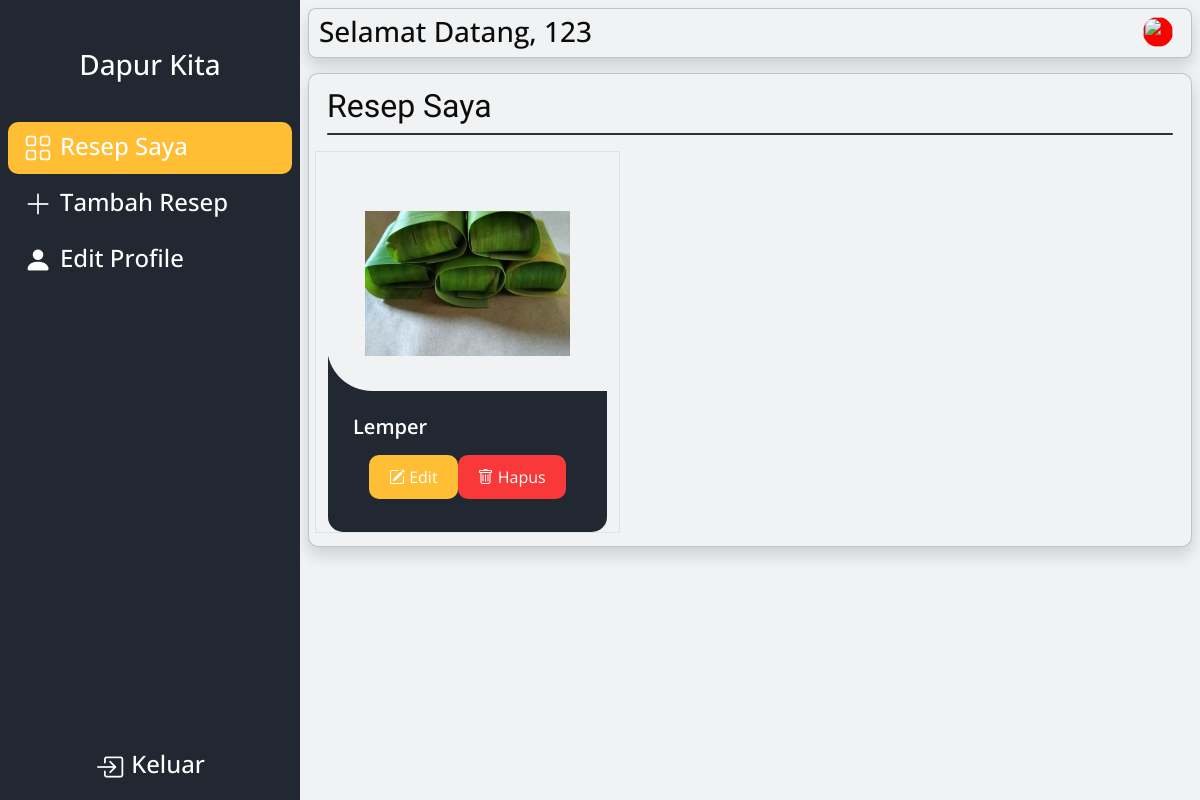
Page /dashboard.php (signed in) on the earlier database version.
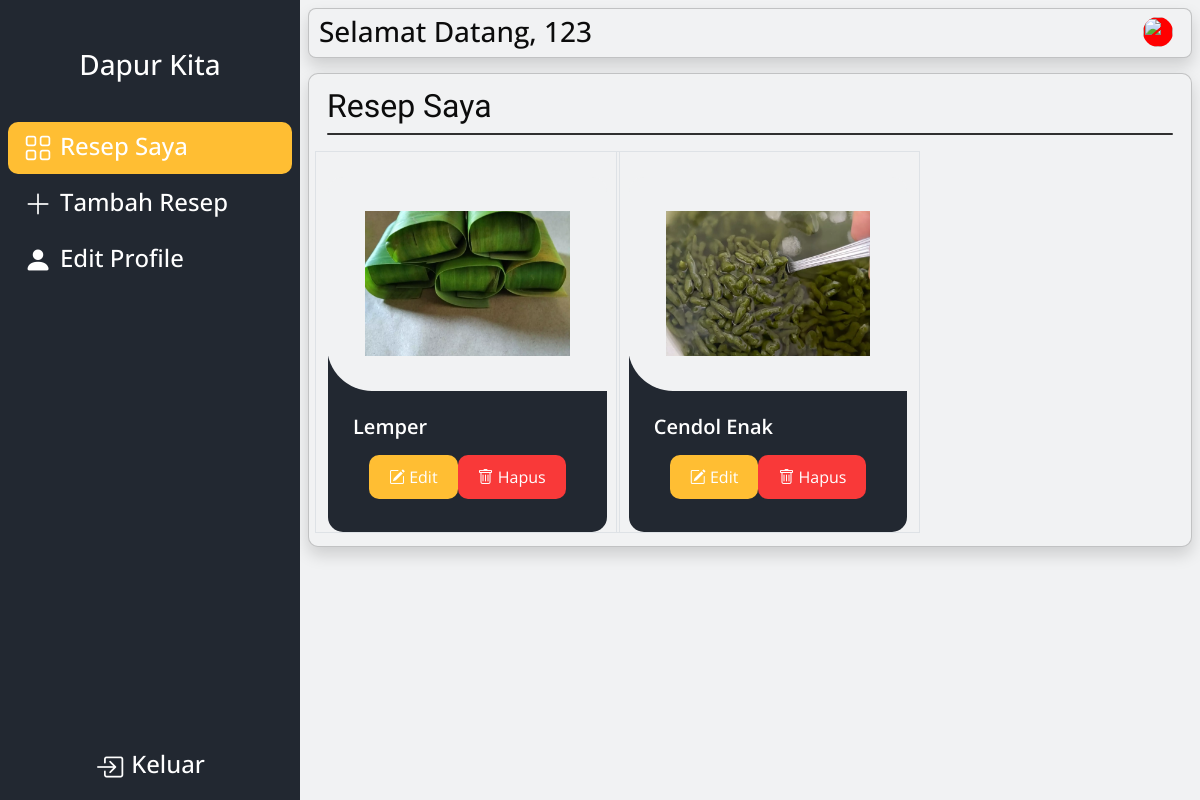
Same page on the later database version.
### tables this page shows
CREATE TABLE `resep` (
  `id_resep` int(11) NOT NULL,
  `judul` varchar(255) NOT NULL,
  `deskripsi` text NOT NULL,
  `bahan_bahan` text NOT NULL,
  `cara_pembuatan` text NOT NULL,
  `tgl_pembuatan` date NOT NULL DEFAULT current_timestamp(),
  `foto` varchar(255) NOT NULL,
  `id_user` int(11) NOT NULL
);

### dashboard.php (the view, shortened to what this page needs)
<?php
include "koneksi.php";
?>
<!DOCTYPE html>
<html lang="en">
<head>
  <link href="https://cdn.jsdelivr.net/npm/bootstrap@5.3.2/dist/css/bootstrap.min.css" rel="stylesheet">
  <link rel="stylesheet" href="https://cdn.jsdelivr.net/npm/bootstrap-icons@1.11.2/font/bootstrap-icons.min.css">
  <link rel="stylesheet" href="style.css">
  <link rel="stylesheet" type="text/css" href="css/bootstrap.css" />
  <link rel="stylesheet" type="text/css" href="https://cdnjs.cloudflare.com/ajax/libs/OwlCarousel2/2.3.4/assets/owl.carousel.min.css" />
  <link rel="stylesheet" href="https://cdnjs.cloudflare.com/ajax/libs/jquery-nice-select/1.1.0/css/nice-select.min.css" />
  <link href="css/font-awesome.min.css" rel="stylesheet" />
  <link href="css/style.css" rel="stylesheet" />
  <link href="css/responsive.css" rel="stylesheet" />
</head>
<body>
  <section class="d-flex h-100dvh ">
    <div class="kiri col-3 bg-grey d-flex flex-column justify-content-center position-fixed h-100">
      <a href="homepage.php">
        <h3 class="text-center text-putih mt-5 mb-4">Dapur Kita</h3>
      </a>
      <div class="p-2 mt-2 d-flex flex-column justify-content-between h-100">
        <div class="tempat-nav-item d-flex flex-column gap-1">
          <a class="text-decoration-none" href="dashboard.php">
            <div class="d-flex justify-content-start align-items-end gap-2 item-navigation active px-3 cursor-pointe">
              <i class="bi bi-grid fs-3"></i>
              <h4>Resep Saya</h4>
            </div>
          </a>
          <a class="text-decoration-none" href="tambah.php">
            <div class="d-flex justify-content-start align-items-end gap-2 item-navigation px-3 cursor-pointer">
              <i class="bi bi-plus-lg fs-3"></i>
              <h4>Tambah Resep</h4>
            </div>
          </a>
          <a class="text-decoration-none" href="editProfile.php">
            <div class="d-flex justify-content-start align-items-end gap-2 item-navigation px-3 cursor-pointe">
              <i class="bi bi-person-fill fs-3"></i>
              <h4>Edit Profile</h4>
            </div>
          </a>
        </div>
        <a class="text-decoration-none" href="login.php">
          <div class="d-flex justify-content-center align-items-end gap-2 item-navigation">
            <i class="bi bi-box-arrow-in-right fs-3 "></i>
            <h4>Keluar</h4>
          </div>
        </a>
      </div>
    </div>
    <div class="kiri-tipuan col-3 h-100">
    </div>
    <div class=" kanan col-9 bg-putih p-2 ">
      <div class="profile d-flex justify-content-between kotakv2 shadow">
        <div class="d-flex justify-content-center align-items-center">
          <h3 class="m-0">Selamat Datang, <?= $_SESSION['username'] ?> </h3>
        </div>
        <div class="akun d-flex gap-2 align-items-center justify-content-center me-2 ">
          <img src="./img/profile/<?= $_SESSION['profilePicture'] ?>" class="profilePicture">
        </div>
      </div>
      <div class="wadah kotakv3 shadow ">
        <div class="mx-2 mt-2">
          <h2>Resep Saya</h2>
          <div class="garis"></div>
        </div>
        <?php
        $id_user = $_SESSION["id_user"];
        $query = mysqli_query($konek, "SELECT * FROM resep WHERE id_user = $id_user");
        while ($row = mysqli_fetch_array($query)) {
        ?>
          <section class="food_section layout_padding d-inline-flex p-2">
            <div class="filters-content">
              <div class="row grid">
                <div class="col-sm-6 col-lg-12 all pizza border">
                  <div class="box">
                    <div>
                      <div class="img-box">
                        <img src="./img/resep/<?= $row['foto']; ?>" alt="" />
                      </div>
                      <div class="detail-box">
                        <h5><?= $row['judul']; ?></h5>
                        <div class="d-flex justify-content-between px-3 py-2">
                          <button class="btn-manual">
                            <i class="bi bi-pencil-square"></i>
                            Edit
                          </button>
                          <button class="btn-hapus">
                            <i class="bi bi-trash"></i>
                            Hapus
                          </button>
                        </div>
                      </div>
                    </div>
                  </div>
                </div>
              </div>
            </div>
          </section>
        <?php } ?>
      </div>
    </div>
  </section>
</body>
</html>

Differences in the rows shown:
added resep: foto (picture), judul "Cendol Enak"
